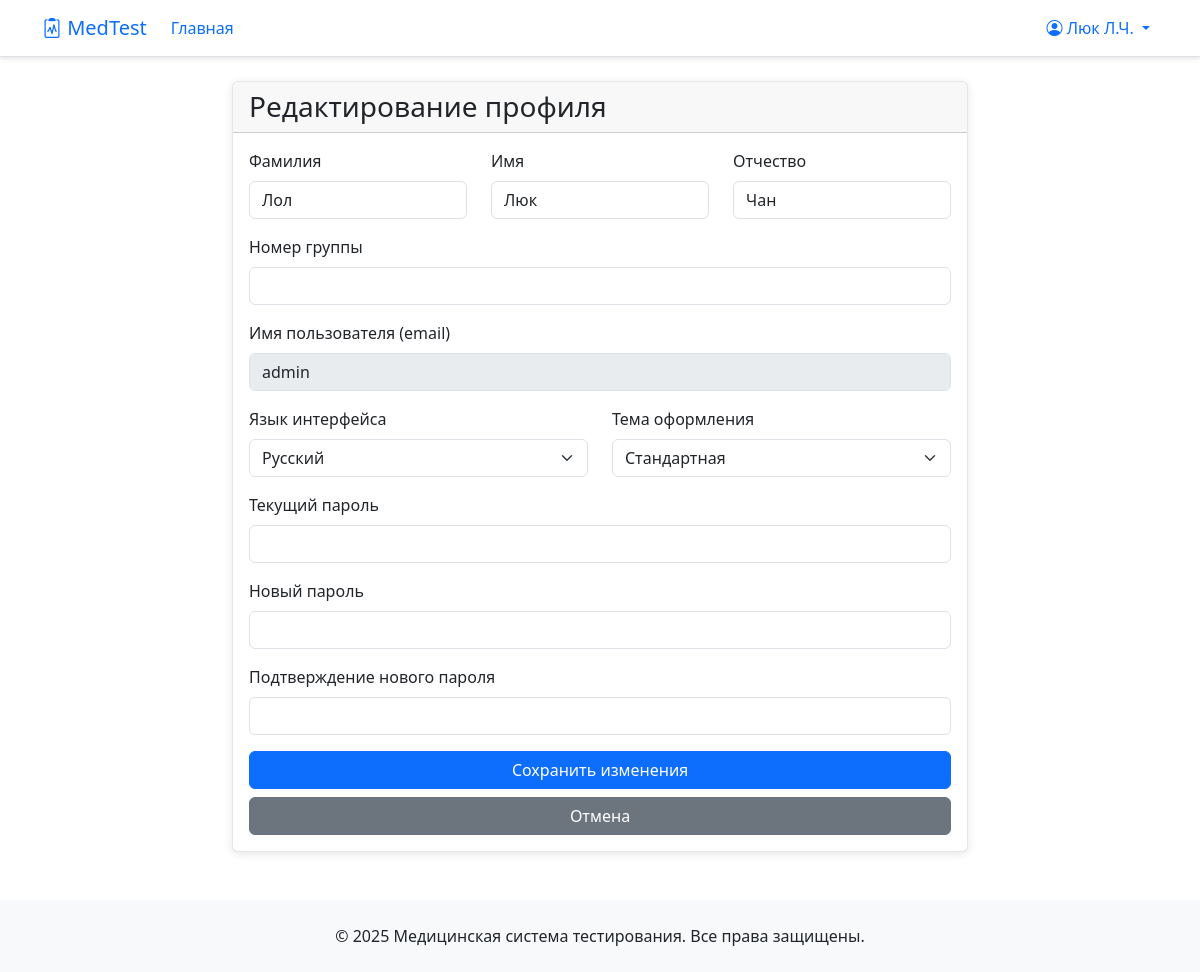
Page /profile (signed in) on the earlier database version.
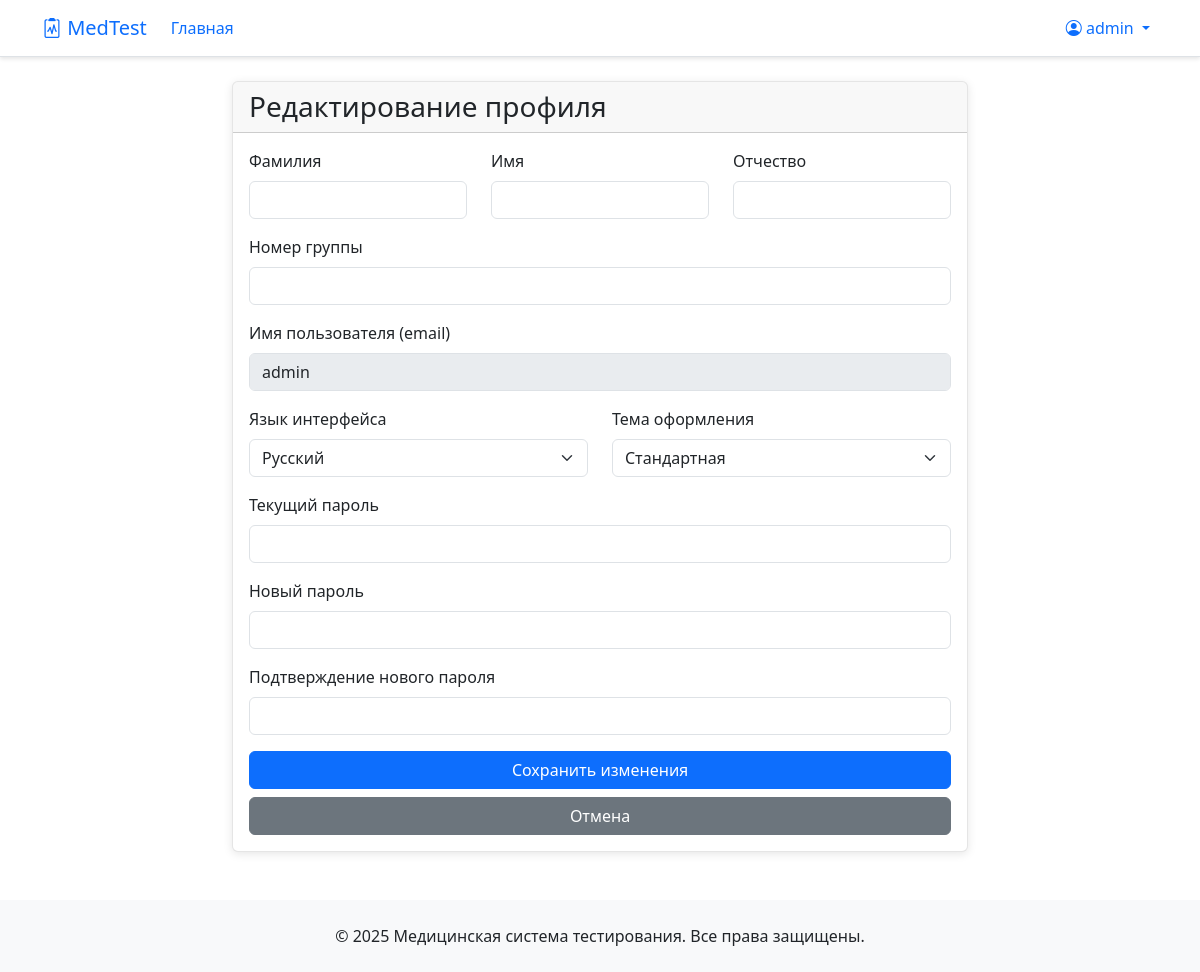
Same page on the later database version.
### app/models/user.py (models this page shows, shortened)
class User(UserMixin, db.Model):
    __tablename__ = 'users'
    id = db.Column(Integer, primary_key=True)
    username = db.Column(String(120), unique=True, nullable=False)
    password_hash = db.Column(String(120), nullable=False)
    role = db.Column(String(20), default='student')  # 'admin', 'teacher', 'student'
    language = db.Column(String(5), default='ru')  # Язык интерфейса
    theme = db.Column(String(50), default='default')  # Тема оформления
    first_name = db.Column(String(100))  # Имя (для студентов)
    last_name = db.Column(String(100))   # Фамилия (для студентов)
    middle_name = db.Column(String(100)) # Отчество (для студентов)
    group_number = db.Column(String(50)) # Номер группы (для студентов)
    created_at = db.Column(DateTime, default=datetime.utcnow)
    test_results = db.relationship('TestResult', back_populates='user', lazy=True)
    creator_questions = db.relationship('Question', back_populates='creator', lazy=True, foreign_keys='Question.creator_id')
    def get_formatted_name(self):
        if self.last_name:
            initials = ""
            if self.first_name:
                initials += f"{self.last_name[0]}." if len(self.last_name) > 0 else ""
            if self.middle_name:
                initials += f"{self.middle_name[0]}." if len(self.middle_name) > 0 else ""
            if initials:
                return f"{self.first_name} {initials}"
            else:
                return self.first_name
        return self.username

### app/routes/main.py (the view, shortened to what this page needs)
@bp.route('/profile', methods=['GET', 'POST'])
@login_required
def profile():
    return render_template('main/profile.html', user=current_user)

### app/__init__.py (called while the page is built)
@login_manager.user_loader
def load_user(user_id):
    from app.models.user import User
    if user_id is None:
        return None
    try:
        return User.query.get(int(user_id))
    except (ValueError, TypeError):
        return None

### app/templates/main/profile.html (shortened to what the changed rows need)
{% extends "base.html" %}
{% block content %}
<div class="row justify-content-center">
    <div class="col-md-8">
        <div class="card">
            <div class="card-body">
                <form method="POST" action="{{ url_for('main.profile') }}">
                    <div class="row">
                        <div class="col-md-4 mb-3">
                            <label for="last_name" class="form-label">{{ _('Фамилия') }}</label>
                            <input type="text" class="form-control" id="last_name" name="last_name" value="{{ user.last_name or '' }}" required>
                        </div>
                        <div class="col-md-4 mb-3">
                            <label for="first_name" class="form-label">{{ _('Имя') }}</label>
                            <input type="text" class="form-control" id="first_name" name="first_name" value="{{ user.first_name or '' }}" required>
                        </div>
                        <div class="col-md-4 mb-3">
                            <label for="middle_name" class="form-label">{{ _('Отчество') }}</label>
                            <input type="text" class="form-control" id="middle_name" name="middle_name" value="{{ user.middle_name or '' }}">
                        </div>
                    </div>
                    <div class="mb-3">
                        <label for="username" class="form-label">{{ _('Имя пользователя') }} (email)</label>
                        <input type="email" class="form-control" id="username" name="username" value="{{ user.username }}" readonly disabled>
                    </div>
                </form>
            </div>
        </div>
    </div>
</div>
{% endblock %}

### app/templates/base.html (shortened to what this page needs)
<!DOCTYPE html>
<html lang="{{ session.get('language', 'ru') }}">
<head>
    <link href="https://cdn.jsdelivr.net/npm/bootstrap@5.3.0/dist/css/bootstrap.min.css  " rel="stylesheet">
    <link rel="stylesheet" href="https://cdn.jsdelivr.net/npm/bootstrap-icons@1.10.0/font/bootstrap-icons.css  ">
</head>
<body>
    <div class="lang-buttons">
        <a href="{{ url_for('auth.change_language', language='ru') }}" class="lang-btn {{ 'active' if session.get('language', 'ru') == 'ru' }}">RU</a>
        <a href="{{ url_for('auth.change_language', language='en') }}" class="lang-btn {{ 'active' if session.get('language', 'ru') == 'en' }}">EN</a>
    </div>
    <nav class="navbar navbar-expand-lg navbar-light bg-white border-bottom">
        <div class="container">
            <a class="navbar-brand" href="{{ url_for('main.index') }}">
                <i class="bi bi-clipboard2-pulse"></i> MedTest
            </a>
            <div class="collapse navbar-collapse" id="navbarNav">
                <ul class="navbar-nav me-auto">
                    <li class="nav-item">
                        <a class="nav-link" href="{{ url_for('main.index') }}">{{ _('Главная') }}</a>
                    </li>
                </ul>
                <ul class="navbar-nav">
                    {% if current_user.is_authenticated %}
                        <li class="nav-item dropdown">
                            <a class="nav-link dropdown-toggle" href="#" role="button" data-bs-toggle="dropdown">
                                <i class="bi bi-person-circle"></i> {{ current_user.get_formatted_name() }}
                            </a>
                        </li>
                    {% else %}
                        <li class="nav-item">
                            <a class="nav-link" href="{{ url_for('auth.login') }}">{{ _('Вход') }}</a>
                        </li>
                    {% endif %}
                </ul>
            </div>
        </div>
    </nav>
        {% set messages = get_flashed_messages() %}
    <main class="container mt-4">
        {% block content %}{% endblock %}
    </main>
    <footer class="bg-light text-dark py-4 mt-5">
        <div class="container text-center">
            <p class="mb-0">{{ _('© 2025 Медицинская система тестирования. Все права защищены.') }}</p>
        </div>
    </footer>
</body>
</html>

Differences in the rows shown:
changed User "admin": get_formatted_name "Люк Л.Ч." → "admin"; last_name "Лол" → (not shown); first_name "Люк" → (not shown); middle_name "Чан" → (not shown)
